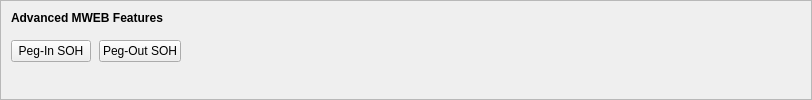
    <widget class="QFrame" name="frameMWEBFeatures">
     <property name="sizePolicy">
      <sizepolicy hsizetype="Expanding" vsizetype="Expanding">
       <horstretch>0</horstretch>
       <verstretch>0</verstretch>
      </sizepolicy>
     </property>
     <property name="maximumSize">
      <size>
       <width>16777215</width>
       <height>16777215</height>
      </size>
     </property>
     <property name="frameShape">
      <enum>QFrame::StyledPanel</enum>
     </property>
     <property name="frameShadow">
      <enum>QFrame::Sunken</enum>
     </property>
     <layout class="QVBoxLayout" name="verticalLayoutMWEBFeatures2">
      <property name="spacing">
       <number>0</number>
      </property>
      <property name="leftMargin">
       <number>0</number>
      </property>
      <property name="topMargin">
       <number>0</number>
      </property>
      <property name="rightMargin">
       <number>0</number>
      </property>
      <property name="bottomMargin">
       <number>6</number>
      </property>
      <item>
       <layout class="QVBoxLayout" name="verticalLayoutMWEBFeatures" stretch="0,0,1">
        <property name="spacing">
         <number>0</number>
        </property>
        <property name="leftMargin">
         <number>10</number>
        </property>
        <property name="topMargin">
         <number>10</number>
        </property>
        <item>
         <layout class="QHBoxLayout" name="horizontalLayoutMWEBFeatures1">
          <property name="bottomMargin">
           <number>15</number>
          </property>
          <item>
           <widget class="QLabel" name="labelMWEBFeatures">
            <property name="sizePolicy">
             <sizepolicy hsizetype="Preferred" vsizetype="Maximum">
              <horstretch>0</horstretch>
              <verstretch>0</verstretch>
             </sizepolicy>
            </property>
            <property name="font">
             <font>
              <weight>75</weight>
              <bold>true</bold>
             </font>
            </property>
            <property name="styleSheet">
             <string notr="true">font-weight:bold;</string>
            </property>
            <property name="text">
             <string>Advanced MWEB Features</string>
            </property>
           </widget>
          </item>
         </layout>
        </item>
        <item>
         <layout class="QHBoxLayout" name="horizontalLayoutMWEBFeatures2" stretch="0,0,0">
          <property name="spacing">
           <number>8</number>
          </property>
          <property name="bottomMargin">
           <number>10</number>
          </property>
          <item>
           <widget class="QPushButton" name="pushButtonMWEBPegIn">
            <property name="styleSheet">
             <string notr="true"/>
            </property>
            <property name="text">
             <string>Peg-In SOH</string>
            </property>
            <property name="checkable">
             <bool>true</bool>
            </property>
            <property name="autoDefault">
             <bool>false</bool>
            </property>
           </widget>
          </item>
          <item>
           <widget class="QPushButton" name="pushButtonMWEBPegOut">
            <property name="styleSheet">
             <string notr="true"/>
            </property>
            <property name="text">
             <string>Peg-Out SOH</string>
            </property>
            <property name="checkable">
             <bool>true</bool>
            </property>
            <property name="autoDefault">
             <bool>false</bool>
            </property>
           </widget>
          </item>
          <item>
           <spacer name="horizontalSpacerMWEBFeatures">
            <property name="orientation">
             <enum>Qt::Horizontal</enum>
            </property>
            <property name="sizeHint" stdset="0">
             <size>
              <width>40</width>
              <height>1</height>
             </size>
            </property>
           </spacer>
          </item>
         </layout>
        </item>
        <item>
         <spacer name="verticalSpacerMWEBFeatures">
          <property name="orientation">
           <enum>Qt::Vertical</enum>
          </property>
          <property name="sizeHint" stdset="0">
           <size>
            <width>800</width>
            <height>1</height>
           </size>
          </property>
         </spacer>
        </item>
       </layout>
      </item>
     </layout>
    </widget>
